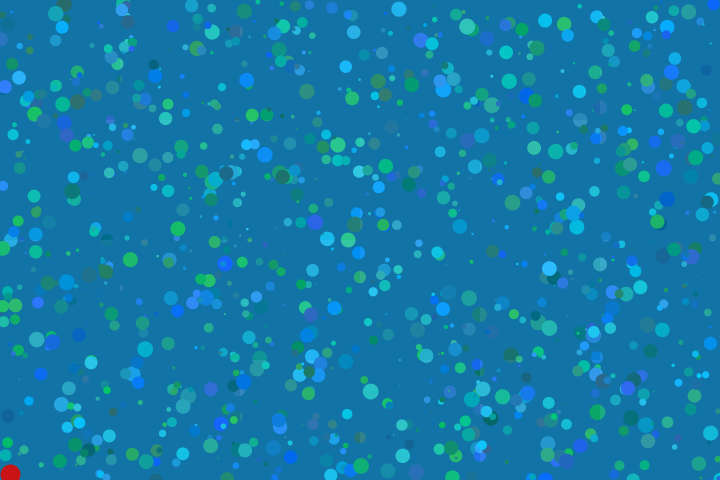
Frame 1 (no input)
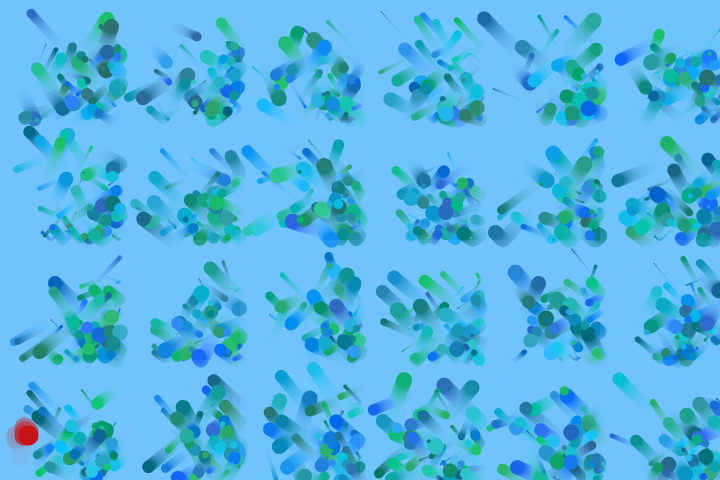
Frame 60 (the mouse pressed at the canvas centre just before this capture)
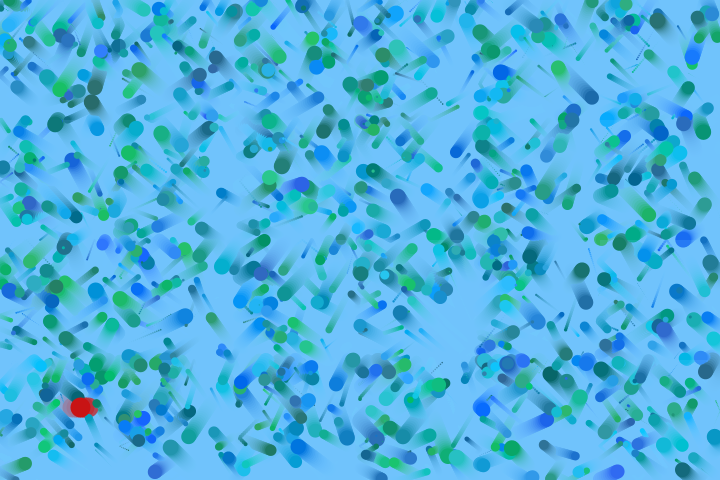
Frame 120 (the mouse held since frame 60 and released just before this capture)

The Processing sketch that drew these frames (run headless with seeded random() and noise(); from frame 60 on, the mouse is pressed at the canvas centre):

// Processing sketch: processing_154708
// ── processing_154708.pde

/*------------------------------------------------------------
Based on code from these books:
Processing: Creative Coding and Generative Art in Processing 2
by Ira Greenberg, Dianna Xu, and Deepak Kumar;
The Nature of Code by Daniel Shiffman
------------------------------------------------------------*/
// Sketch 6-3: balls in a box

// Need to make a 2D array for a grid
box[][] boxGrid;
int cols = 6;
int rows = 4;
int boxW = 120;
int boxH = 120;

Walker w;
ArrayList<Particle> particles;

void setup() {
  size(720, 480);
//  frameRate(30);
  background(0, 100, 150);
  smooth();
  boxGrid = new box[cols][rows];
  for(int i=0; i<cols; i++) {
    for(int j=0; j<rows; j++) {
      // Create a grid of boxes with 50 balls in each box
      boxGrid[i][j] = new box(i*boxW, j*boxH, boxW, boxH, 50);
    }
  } 
 // Create a walker object
  w = new Walker();
  particles = new ArrayList<Particle>();
} // setup()

void draw() {
  // display the balls
  for(int i=0; i < cols; i++) {
    for(int j=0; j < rows; j++) {
      boxGrid[i][j].update();
      boxGrid[i][j].display();
    }
  }

  // Run the walker object
  w.step();
  w.render();
  
  // particles display once it's got there!
  if((w.x > 620) && (w.y < 100)) {
    particles.add(new Particle(new PVector(w.x, w.y)));
  }
  
  // Looping through backwards to delete particles
  for (int i = particles.size()-1; i >= 0; i--) {
    Particle p = particles.get(i);
    p.run();
    if (p.isDead()) {
      particles.remove(i);
    }
  }
} // draw()


// Simple Particle System

class Particle {
  PVector location;
  PVector velocity;
  PVector acceleration;
  float lifespan;

  Particle(PVector l) {
    acceleration = new PVector(0, 0.05);
    velocity = new PVector(random(-4, 0), random(-1, 3));
    location = l.get();
    lifespan = 200.0;
  }

  void run() {
    update();
    display();
  }

  // Method to update location
  void update() {
    velocity.add(acceleration);
    location.add(velocity);
    lifespan -= 2.0;
  }

  // Method to display
  void display() {
    noStroke();
    fill(random(180, 255), random(50), random(50), lifespan);
    triangle(location.x + random(-5,5), location.y + random(5), 
              location.x + random(10), location.y - random(5,20), 
              location.x + random(10,30), location.y + random(10));
  }

  // Is the particle still useful?
  boolean isDead() {
    if (lifespan < 0.0) {
      return true;
    } 
    else {
      return false;
    }
  }
}


// A random walker object

class Walker {
  int x,y;

  Walker() {
    x = 10;
    y = height-10;
  }

  void render() {
    stroke(200,20,20);
    strokeWeight(20);
    point(x,y);
  }

  // Randomly move up, down, left, right, or stay in one place
 void step() {
    
    float r = random(1);
    // 30% chance of moving to the right!
    if (r < 0.3) {    
      x+=4;
    } else if (r < 0.5) {
      x-=4;
    } else if (r < 0.8) {
      y-=4;
    } else {
      y+=4;
    }
  
    x = constrain(x,0,width-45);
    y = constrain(y,45,height-1);
  }
}
/*------------------------------------------------------------
Sketch 6-3: balls in a box
------------------------------------------------------------*/

class ball {    // Define the ball class
  // Attributes
  PVector location;  // ball's location
  color ballColor;     // its color
  float radius;          // its radius in pixels
  PVector speed;    // dx and dy
  box b;                    // ball is inside Box, b

  ball(box b) {    // Default Constructor
    this(random(width), random(height), 25, color(255, 0, 0), b);
  } // end ball() default constructor
  
  ball(float x, float y, float r, color c, box _b ) {
    location = new PVector(x, y); // set up ball with position (x, y), radius r, color c
    radius = r;        // radius, r pixels
    ballColor = c;  // color, c
    // speed at which the ball travels
    speed = new PVector(random(0.5,2), random(0.5,2));
    // Its enclosing box
    b = _b;
  } // end ball() constructor
  
  // Behaviors...
  
  void display() {
    // display the ball
    // set color attributes
    noStroke();
    fill(ballColor);
    // draw the ball
    ellipse(location.x, location.y, 2*radius, 2*radius);
  } // end display()

void move() {
    location.add(speed);
    bounce();
  } // end move()
  
  // bounce - my fuzzy version
  void bounce() {
    if (location.x > (b.w)) { // bounce against the right fuzzy edge
      location.x = b.h;
      speed.x = -speed.x;
    }
    if (location.x < 0) { // bounce against the left fuzzy edge
      location.x = 0;
      speed.x = -speed.x;
    }
    if (location.y > (b.h)) { // bounce against the bottm fuzzy edge
      location.y = b.h;
      speed.y = -speed.y;
    }
    if (location.y < 0) { // bounce against the top fuzzy edge
      location.y = 0;
      speed.y = -speed.y;
    }
  } // end bounce()

} // class ball

/*------------------------------------------------------------
Sketch 6-3: balls in a box
------------------------------------------------------------*/

class box {  
  float x, y, w, h;  // top left corner (x, y), width (w), height (h)
  int nBalls;        // # of balls in the box
  int ballRadius = 2;
  ball [] balls;  // place to store all the balls in this box
  color ballCol;

// Constructor
  box(float x, float y, float w, float h, int n) {
    this.x = x;
    this.y = y;
    this.w = w;
    this.h = h;
    this.nBalls = n;    
    // Create balls...
    balls = new ball[nBalls];
    for (int i=0; i < balls.length; i++) {
      ranColBall();
      balls[i] = new ball(random(w), random(h), ballRadius*random(4), ballCol, this);
//      balls[i] = new ball(w/2, h/2, ballRadius*random(4), ballCol, this);
    }
  } // end box() constructor
  
    void display() {
      // draw box
      pushMatrix();
      translate(x, y);
      noStroke();
      fill(115,200,255, 40);
      rect(0, 0, w, h);     
      // draw balls
     for (int i=0; i < balls.length; i++) {
        balls[i].display();
      }
      popMatrix();
    } // end display()
    
    void update() {
      // move each ball...
      for (int i=0; i < balls.length; i++) {
        balls[i].move();
      }
    } // end update
    
    color ranColBall() {
      ballCol = color(random(50),random(100, 200),random(100, 255)); // random blues & greens
      return ballCol;
    }
} // end class box
